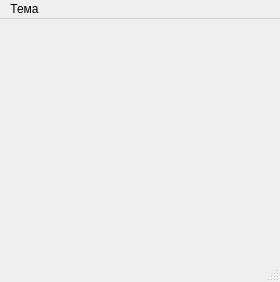
<?xml version="1.0" encoding="UTF-8"?>
<ui version="4.0">
 <class>surface</class>
 <widget class="QMainWindow" name="surface">
  <property name="geometry">
   <rect>
    <x>0</x>
    <y>0</y>
    <width>280</width>
    <height>282</height>
   </rect>
  </property>
  <property name="focusPolicy">
   <enum>Qt::NoFocus</enum>
  </property>
  <property name="windowTitle">
   <string/>
  </property>
  <widget class="QWidget" name="centralwidget">
   <property name="sizePolicy">
    <sizepolicy hsizetype="Expanding" vsizetype="Expanding">
     <horstretch>0</horstretch>
     <verstretch>0</verstretch>
    </sizepolicy>
   </property>
  </widget>
  <widget class="QMenuBar" name="menubar">
   <property name="geometry">
    <rect>
     <x>0</x>
     <y>0</y>
     <width>280</width>
     <height>20</height>
    </rect>
   </property>
   <widget class="QMenu" name="menu">
    <property name="title">
     <string>Тема</string>
    </property>
    <widget class="QMenu" name="menu_2">
     <property name="title">
      <string>Градиенты</string>
     </property>
     <widget class="QMenu" name="menu_3">
      <property name="title">
       <string>Выбрать градиент</string>
      </property>
      <addaction name="chkdCold"/>
      <addaction name="chkdWarm"/>
      <addaction name="chkdNeon"/>
     </widget>
     <addaction name="useGrad"/>
     <addaction name="menu_3"/>
    </widget>
    <addaction name="menu_2"/>
    <addaction name="pckMClr"/>
   </widget>
   <addaction name="menu"/>
  </widget>
  <widget class="QStatusBar" name="statusbar"/>
  <action name="useGrad">
   <property name="checkable">
    <bool>true</bool>
   </property>
   <property name="text">
    <string>Использовать градиент?</string>
   </property>
  </action>
  <action name="pckMClr">
   <property name="text">
    <string>Выбор основного цвета</string>
   </property>
   <property name="toolTip">
    <string>Выбор цвета сплошного отображения</string>
   </property>
  </action>
  <action name="chkdCold">
   <property name="checkable">
    <bool>true</bool>
   </property>
   <property name="text">
    <string>Холодный</string>
   </property>
  </action>
  <action name="chkdWarm">
   <property name="checkable">
    <bool>true</bool>
   </property>
   <property name="text">
    <string>Теплый</string>
   </property>
  </action>
  <action name="chkdNeon">
   <property name="checkable">
    <bool>true</bool>
   </property>
   <property name="text">
    <string>Неоновый</string>
   </property>
  </action>
 </widget>
 <resources/>
 <connections/>
</ui>
